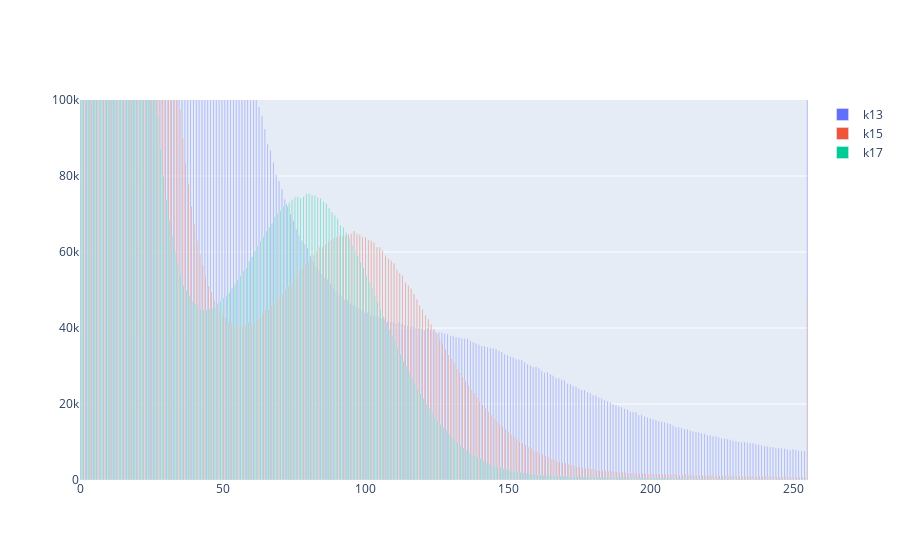

The notebook cell saved with this chart:
### Markdown cell above
### E. coli ont dataset

#### Kmer spectrum

### Code cell
#!snakemake -s pipeline/generate_stat.snakefile kmer_spectrum_simulated_reads
import pandas
import plotly.graph_objects as go

df = pandas.read_csv("stats/kmer_spectrum/e_coli_ont.csv", index_col=0)

fig = go.Figure(data=[go.Bar(name=c, y=df[c]) for c in df.columns],
               layout=go.Layout(yaxis=dict(range=[0, 100_000]),
                                xaxis=dict(range=[0, 255])))
fig.show()

### Figure 1 — Plotly figure (JSON) as saved in the notebook; plotly's stock layout.template omitted (floating-point values rounded to 4 significant figures; data arrays with more than 128 entries replaced by an {"elided": "..."} marker saying what was removed)
{"data": [{"name": "k13", "type": "bar", "y": {"elided": "256 int values"}}, {"name": "k15", "type": "bar", "y": {"elided": "256 int values"}}, {"name": "k17", "type": "bar", "y": {"elided": "256 int values"}}], "layout": {"xaxis": {"range": [0, 255]}, "yaxis": {"range": [0, 100000]}}}
